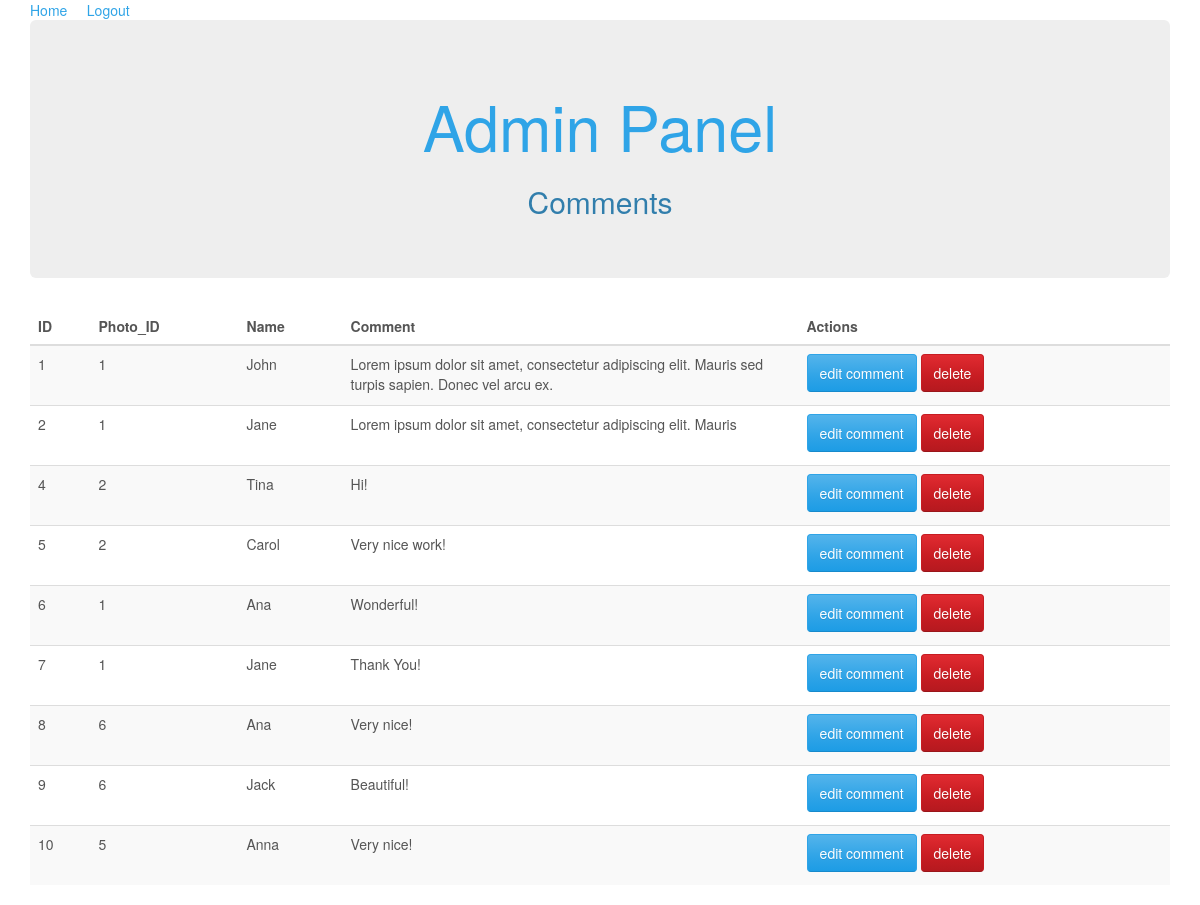
The app's page /admin/comments.php (signed in) with its own data.
### tables this page shows
CREATE TABLE `comments` (
  `id` int(11) NOT NULL,
  `photo_id` int(11) NOT NULL,
  `name` varchar(255) NOT NULL,
  `comment` text NOT NULL
);

### lib/Dbobject.php (called while the page is built, shortened)
<?php
class Dbobject {
	public $table;
	public function __construct($val) {
		$this->table = $val;
	}
	public function find_all() {
		$sql = "SELECT * FROM " . $this->table;
		$stmt = Database::$conn->prepare($sql);
		$stmt->execute();
		$result = $stmt->fetchAll(PDO::FETCH_ASSOC);
		return $result;
	}
}
?>

### admin/comments.php (the view, shortened to what this page needs)
<?php
require_once "../lib/Database.php";
require_once "../lib/Dbobject.php";
$comments = new Dbobject("comments");
$items = $comments->find_all();
require_once "header.php";
?>
		<h2>Comments</h2>
	</div>
	<table class="table table-striped table-hover comm">
		<thead>
			<tr>
				<th>ID</th>
				<th>Photo_ID</th>
				<th>Name</th>
				<th>Comment</th>
				<th>Actions</th>
			</tr>
		</thead>
		<tbody>
			<?php
			foreach ($items as $item) { ?>
				<tr>
					<td><?=$item["id"]?></td>
					<td><?=$item["photo_id"]?></td>
					<td><?=$item["name"]?></td>
					<td><?=$item["comment"]?></td>
					<td>
						<a href="edit_comment.php?id=<?=$item["id"]?>" class="btn btn-primary">
							edit comment
						</a>
						<a href="del_comment.php?id=<?=$item["id"]?>" class="btn btn-danger">
							delete
						</a>
					</td>
				</tr>
			<?php } ?>
		</tbody>
	</table>
</div>
</body>
</html>

### css/styles.css (style rules this page uses)
h1, h2 { text-align: center; }
.btn { margin-bottom: 5px; }
table.comm td:nth-child(4) { width: 40%; }

### records on screen
comments: id "1", photo "1", name "John", comment "Lorem ipsum dolor sit amet, consectetur adipiscing elit. Mauris sed turpis sapien. Donec vel arcu ex."
comments: id "2", photo "1", name "Jane", comment "Lorem ipsum dolor sit amet, consectetur adipiscing elit. Mauris"
comments: id "4", photo "2", name "Tina", comment "Hi!"
comments: id "5", photo "2", name "Carol", comment "Very nice work!"
comments: id "6", photo "1", name "Ana", comment "Wonderful!"
comments: id "7", photo "1", name "Jane", comment "Thank You!"
comments: id "8", photo "6", name "Ana", comment "Very nice!"
comments: id "9", photo "6", name "Jack", comment "Beautiful!"
comments: id "10", photo "5", name "Anna", comment "Very nice!"
